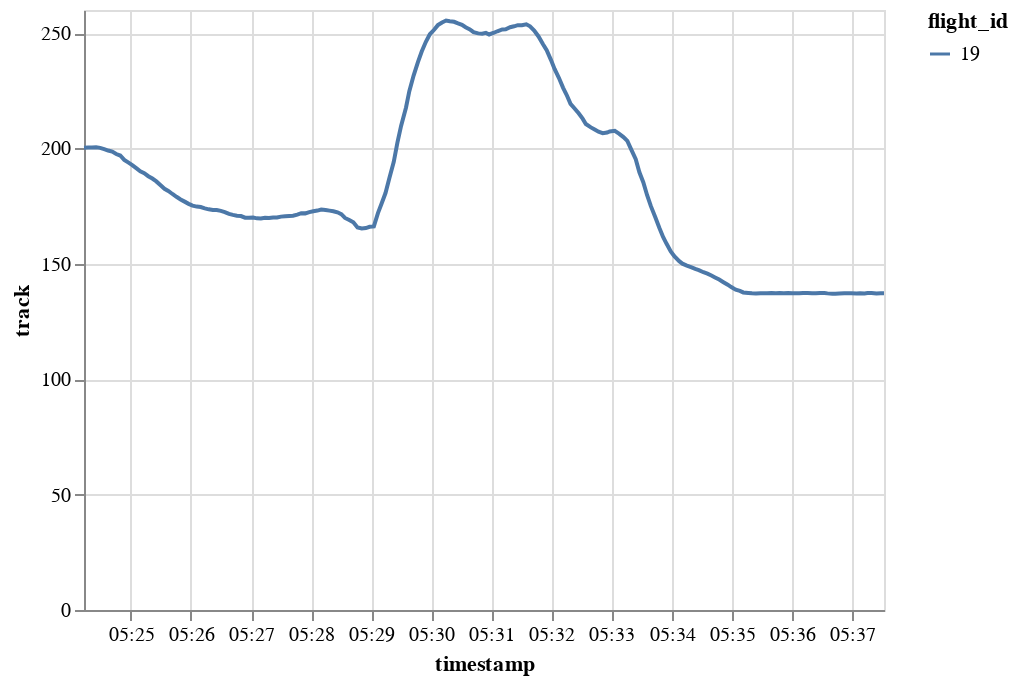

Source (notebook cell):
### Code cell
generated.chart().encode(alt.Y("track"), alt.X("timestamp"), alt.Color("flight_id"))

### Figure 1 — Vega-Lite specification as saved in the notebook (floating-point values rounded to 4 significant figures; data arrays with more than 128 entries replaced by an {"elided": "..."} marker saying what was removed)
{"config": {"view": {"continuousWidth": 400, "continuousHeight": 300}}, "data": {"name": "data-bb29eb9d3d3cd9be38433c5da7dfba20"}, "mark": "line", "encoding": {"color": {"type": "nominal", "field": "flight_id"}, "x": {"type": "temporal", "field": "timestamp"}, "y": {"type": "quantitative", "field": "track"}}, "$schema": "https://vega.github.io/schema/vega-lite/v4.8.1.json", "datasets": {"data-bb29eb9d3d3cd9be38433c5da7dfba20": {"elided": "200 records"}}}
